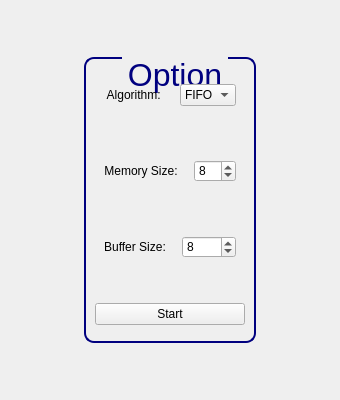
<?xml version="1.0" encoding="UTF-8"?>
<ui version="4.0">
 <class>StartWidget</class>
 <widget class="QWidget" name="StartWidget">
  <property name="geometry">
   <rect>
    <x>0</x>
    <y>0</y>
    <width>340</width>
    <height>400</height>
   </rect>
  </property>
  <property name="windowTitle">
   <string>Form</string>
  </property>
  <property name="styleSheet">
   <string notr="true">font: italic 16pt &quot;Cascadia Mono&quot;;</string>
  </property>
  <layout class="QGridLayout" name="gridLayout" rowstretch="0,0,0,0,0" columnstretch="0,0,0">
   <item row="1" column="2">
    <spacer name="rightSpacer">
     <property name="orientation">
      <enum>Qt::Horizontal</enum>
     </property>
     <property name="sizeHint" stdset="0">
      <size>
       <width>40</width>
       <height>20</height>
      </size>
     </property>
    </spacer>
   </item>
   <item row="1" column="1">
    <widget class="QGroupBox" name="mainGroup">
     <property name="styleSheet">
      <string notr="true">QGroupBox#mainGroup{
    font-size: 24pt;
	color:rgb(0, 0, 127);
	border-color:rgb(0, 0, 127);
}

QGroupBox {
	border-width:2px;
	border-style:solid;
	border-radius:10px;
	border-color:gray;
	margin-top:1.6ex;
}

QGroupBox::title{
	subcontrol-origin:margin;
	subcontrol-position:top centorl;
	padding:0 1px;
}</string>
     </property>
     <property name="title">
      <string>Option</string>
     </property>
     <property name="alignment">
      <set>Qt::AlignCenter</set>
     </property>
     <layout class="QVBoxLayout" name="verticalLayout" stretch="0,0,0,0">
      <property name="spacing">
       <number>36</number>
      </property>
      <property name="leftMargin">
       <number>9</number>
      </property>
      <property name="topMargin">
       <number>16</number>
      </property>
      <property name="bottomMargin">
       <number>16</number>
      </property>
      <item>
       <layout class="QHBoxLayout" name="optionLayout" stretch="0,0">
        <property name="spacing">
         <number>16</number>
        </property>
        <property name="leftMargin">
         <number>9</number>
        </property>
        <property name="topMargin">
         <number>9</number>
        </property>
        <property name="rightMargin">
         <number>9</number>
        </property>
        <property name="bottomMargin">
         <number>9</number>
        </property>
        <item>
         <widget class="QLabel" name="label_algorithm">
          <property name="text">
           <string> Algorithm: </string>
          </property>
          <property name="alignment">
           <set>Qt::AlignCenter</set>
          </property>
         </widget>
        </item>
        <item>
         <widget class="QComboBox" name="comboBox">
          <item>
           <property name="text">
            <string>FIFO</string>
           </property>
          </item>
          <item>
           <property name="text">
            <string>LRU</string>
           </property>
          </item>
          <item>
           <property name="text">
            <string>LFU</string>
           </property>
          </item>
          <item>
           <property name="text">
            <string>NRU</string>
           </property>
          </item>
         </widget>
        </item>
       </layout>
      </item>
      <item>
       <layout class="QHBoxLayout" name="memoryLayout" stretch="0,0">
        <property name="spacing">
         <number>16</number>
        </property>
        <property name="leftMargin">
         <number>9</number>
        </property>
        <property name="topMargin">
         <number>9</number>
        </property>
        <property name="rightMargin">
         <number>9</number>
        </property>
        <property name="bottomMargin">
         <number>9</number>
        </property>
        <item>
         <widget class="QLabel" name="label_memory">
          <property name="text">
           <string>Memory Size:</string>
          </property>
          <property name="alignment">
           <set>Qt::AlignCenter</set>
          </property>
         </widget>
        </item>
        <item>
         <widget class="QSpinBox" name="spinBox_memory">
          <property name="minimum">
           <number>4</number>
          </property>
          <property name="maximum">
           <number>64</number>
          </property>
          <property name="singleStep">
           <number>1</number>
          </property>
          <property name="value">
           <number>8</number>
          </property>
         </widget>
        </item>
       </layout>
      </item>
      <item>
       <layout class="QHBoxLayout" name="bufferLayout">
        <property name="spacing">
         <number>16</number>
        </property>
        <property name="leftMargin">
         <number>9</number>
        </property>
        <property name="topMargin">
         <number>9</number>
        </property>
        <property name="rightMargin">
         <number>9</number>
        </property>
        <property name="bottomMargin">
         <number>9</number>
        </property>
        <item>
         <widget class="QLabel" name="label_buffer">
          <property name="text">
           <string>Buffer Size:</string>
          </property>
          <property name="alignment">
           <set>Qt::AlignCenter</set>
          </property>
         </widget>
        </item>
        <item>
         <widget class="QSpinBox" name="spinBox_buffer">
          <property name="minimum">
           <number>4</number>
          </property>
          <property name="maximum">
           <number>20</number>
          </property>
          <property name="singleStep">
           <number>1</number>
          </property>
          <property name="value">
           <number>8</number>
          </property>
         </widget>
        </item>
       </layout>
      </item>
      <item>
       <widget class="QPushButton" name="pushButton">
        <property name="text">
         <string>Start</string>
        </property>
       </widget>
      </item>
     </layout>
    </widget>
   </item>
   <item row="0" column="1">
    <spacer name="topSpacer">
     <property name="orientation">
      <enum>Qt::Vertical</enum>
     </property>
     <property name="sizeHint" stdset="0">
      <size>
       <width>20</width>
       <height>40</height>
      </size>
     </property>
    </spacer>
   </item>
   <item row="1" column="0">
    <spacer name="leftSpacer">
     <property name="orientation">
      <enum>Qt::Horizontal</enum>
     </property>
     <property name="sizeHint" stdset="0">
      <size>
       <width>40</width>
       <height>20</height>
      </size>
     </property>
    </spacer>
   </item>
   <item row="4" column="1">
    <spacer name="bottomSpacer">
     <property name="orientation">
      <enum>Qt::Vertical</enum>
     </property>
     <property name="sizeHint" stdset="0">
      <size>
       <width>20</width>
       <height>40</height>
      </size>
     </property>
    </spacer>
   </item>
  </layout>
 </widget>
 <resources/>
 <connections/>
</ui>
